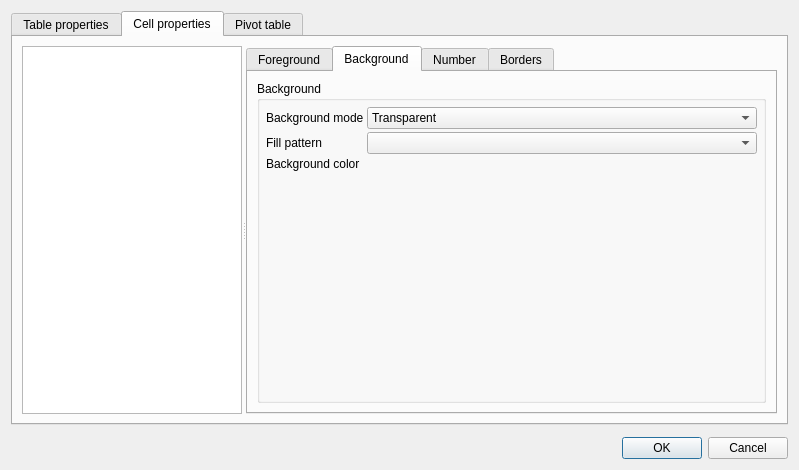
<?xml version="1.0" encoding="UTF-8"?>
<ui version="4.0">
 <class>NCRDCrossTabDialog</class>
 <widget class="QDialog" name="NCRDCrossTabDialog">
  <property name="geometry">
   <rect>
    <x>0</x>
    <y>0</y>
    <width>799</width>
    <height>470</height>
   </rect>
  </property>
  <property name="windowTitle">
   <string>Cross tab settings</string>
  </property>
  <layout class="QVBoxLayout" name="verticalLayout">
   <item>
    <widget class="QTabWidget" name="tabWidget">
     <property name="currentIndex">
      <number>1</number>
     </property>
     <widget class="QWidget" name="tabTable">
      <attribute name="title">
       <string>Table properties</string>
      </attribute>
      <layout class="QVBoxLayout" name="verticalLayout_2">
       <item>
        <widget class="QGroupBox" name="gbSource">
         <property name="title">
          <string>Table data source</string>
         </property>
         <layout class="QFormLayout" name="formLayout_3">
          <property name="horizontalSpacing">
           <number>3</number>
          </property>
          <property name="verticalSpacing">
           <number>3</number>
          </property>
          <property name="leftMargin">
           <number>6</number>
          </property>
          <property name="topMargin">
           <number>6</number>
          </property>
          <property name="rightMargin">
           <number>6</number>
          </property>
          <property name="bottomMargin">
           <number>6</number>
          </property>
          <item row="0" column="0">
           <widget class="QLabel" name="label">
            <property name="text">
             <string>Data source ID</string>
            </property>
           </widget>
          </item>
          <item row="0" column="1">
           <widget class="QComboBox" name="comboDS">
            <property name="maximumSize">
             <size>
              <width>300</width>
              <height>16777215</height>
             </size>
            </property>
           </widget>
          </item>
          <item row="1" column="0">
           <widget class="QLabel" name="label_11">
            <property name="toolTip">
             <string>Comma separated list of hidden data columns</string>
            </property>
            <property name="text">
             <string>Hidden columns</string>
            </property>
           </widget>
          </item>
          <item row="1" column="1">
           <widget class="QLineEdit" name="lineEditHiddenCols"/>
          </item>
          <item row="2" column="0">
           <widget class="QLabel" name="label_12">
            <property name="text">
             <string>Column title source</string>
            </property>
           </widget>
          </item>
          <item row="2" column="1">
           <widget class="QLineEdit" name="lineEditColTitleSource"/>
          </item>
         </layout>
        </widget>
       </item>
       <item>
        <layout class="QHBoxLayout" name="horizontalLayout">
         <item>
          <widget class="QGroupBox" name="gbSize">
           <property name="title">
            <string>Sizes and spaces</string>
           </property>
           <layout class="QFormLayout" name="formLayout">
            <property name="horizontalSpacing">
             <number>3</number>
            </property>
            <property name="verticalSpacing">
             <number>3</number>
            </property>
            <property name="leftMargin">
             <number>6</number>
            </property>
            <property name="topMargin">
             <number>6</number>
            </property>
            <property name="rightMargin">
             <number>6</number>
            </property>
            <property name="bottomMargin">
             <number>6</number>
            </property>
            <item row="0" column="0">
             <widget class="QLabel" name="label_2">
              <property name="text">
               <string>Column widths</string>
              </property>
             </widget>
            </item>
            <item row="0" column="1">
             <widget class="QDoubleSpinBox" name="spColWidths">
              <property name="specialValueText">
               <string>Auto</string>
              </property>
              <property name="suffix">
               <string> mm</string>
              </property>
             </widget>
            </item>
            <item row="1" column="0">
             <widget class="QLabel" name="label_3">
              <property name="text">
               <string>Row heights</string>
              </property>
             </widget>
            </item>
            <item row="1" column="1">
             <widget class="QDoubleSpinBox" name="spRowHeights">
              <property name="specialValueText">
               <string>Auto</string>
              </property>
              <property name="suffix">
               <string> mm</string>
              </property>
             </widget>
            </item>
            <item row="2" column="0">
             <widget class="QLabel" name="label_8">
              <property name="text">
               <string>Cell padding</string>
              </property>
             </widget>
            </item>
            <item row="2" column="1">
             <widget class="QDoubleSpinBox" name="spCellPadding">
              <property name="suffix">
               <string> mm</string>
              </property>
              <property name="singleStep">
               <double>0.250000000000000</double>
              </property>
             </widget>
            </item>
            <item row="3" column="0">
             <widget class="QLabel" name="label_9">
              <property name="text">
               <string>Cell spacing</string>
              </property>
             </widget>
            </item>
            <item row="3" column="1">
             <widget class="QDoubleSpinBox" name="spCellSpacing">
              <property name="suffix">
               <string> mm</string>
              </property>
              <property name="singleStep">
               <double>0.250000000000000</double>
              </property>
             </widget>
            </item>
            <item row="4" column="0">
             <widget class="QLabel" name="label_10">
              <property name="toolTip">
               <string>Space between tables when table breaks to new line</string>
              </property>
              <property name="text">
               <string>Table spacing</string>
              </property>
             </widget>
            </item>
            <item row="4" column="1">
             <widget class="QDoubleSpinBox" name="spTableSpacing">
              <property name="suffix">
               <string> mm</string>
              </property>
             </widget>
            </item>
           </layout>
          </widget>
         </item>
         <item>
          <widget class="QGroupBox" name="groupBox_2">
           <property name="title">
            <string>Section sizes</string>
           </property>
           <layout class="QFormLayout" name="formLayout_4">
            <item row="0" column="0">
             <widget class="QLabel" name="label_4">
              <property name="text">
               <string>Header column width</string>
              </property>
             </widget>
            </item>
            <item row="0" column="1">
             <widget class="QDoubleSpinBox" name="spHeadColWidth">
              <property name="specialValueText">
               <string>Auto</string>
              </property>
              <property name="suffix">
               <string> mm</string>
              </property>
             </widget>
            </item>
            <item row="1" column="0">
             <widget class="QLabel" name="label_5">
              <property name="text">
               <string>Data column width</string>
              </property>
             </widget>
            </item>
            <item row="2" column="0">
             <widget class="QLabel" name="label_6">
              <property name="text">
               <string>Total column width</string>
              </property>
             </widget>
            </item>
            <item row="3" column="0">
             <widget class="QLabel" name="label_7">
              <property name="text">
               <string>Header row height</string>
              </property>
             </widget>
            </item>
            <item row="4" column="0">
             <widget class="QLabel" name="label_13">
              <property name="text">
               <string>Data row height</string>
              </property>
             </widget>
            </item>
            <item row="5" column="0">
             <widget class="QLabel" name="label_14">
              <property name="text">
               <string>Total row height</string>
              </property>
             </widget>
            </item>
            <item row="1" column="1">
             <widget class="QDoubleSpinBox" name="spDataColWidth">
              <property name="specialValueText">
               <string>Auto</string>
              </property>
              <property name="suffix">
               <string> mm</string>
              </property>
             </widget>
            </item>
            <item row="2" column="1">
             <widget class="QDoubleSpinBox" name="spTotalColWidth">
              <property name="specialValueText">
               <string>Auto</string>
              </property>
              <property name="suffix">
               <string> mm</string>
              </property>
             </widget>
            </item>
            <item row="3" column="1">
             <widget class="QDoubleSpinBox" name="spHeadRowHeight">
              <property name="specialValueText">
               <string>Auto</string>
              </property>
              <property name="suffix">
               <string> mm</string>
              </property>
             </widget>
            </item>
            <item row="4" column="1">
             <widget class="QDoubleSpinBox" name="spDataRowHeight">
              <property name="specialValueText">
               <string>Auto</string>
              </property>
              <property name="suffix">
               <string> mm</string>
              </property>
             </widget>
            </item>
            <item row="5" column="1">
             <widget class="QDoubleSpinBox" name="spTotalRowHeight">
              <property name="specialValueText">
               <string>Auto</string>
              </property>
              <property name="suffix">
               <string> mm</string>
              </property>
             </widget>
            </item>
           </layout>
          </widget>
         </item>
         <item>
          <widget class="QGroupBox" name="gbParts">
           <property name="title">
            <string>Show table parts</string>
           </property>
           <layout class="QFormLayout" name="formLayout_2">
            <property name="horizontalSpacing">
             <number>3</number>
            </property>
            <property name="verticalSpacing">
             <number>3</number>
            </property>
            <property name="leftMargin">
             <number>6</number>
            </property>
            <property name="topMargin">
             <number>6</number>
            </property>
            <property name="rightMargin">
             <number>6</number>
            </property>
            <property name="bottomMargin">
             <number>6</number>
            </property>
            <item row="0" column="0">
             <widget class="QCheckBox" name="cbShowColHeader">
              <property name="text">
               <string>Column header</string>
              </property>
             </widget>
            </item>
            <item row="1" column="0">
             <widget class="QCheckBox" name="cbShowRowHeader">
              <property name="text">
               <string>Row header</string>
              </property>
             </widget>
            </item>
            <item row="2" column="0">
             <widget class="QCheckBox" name="cbShowBottomSummary">
              <property name="text">
               <string>Bottom summary</string>
              </property>
             </widget>
            </item>
            <item row="3" column="0">
             <widget class="QCheckBox" name="cbShowSideSummary">
              <property name="text">
               <string>Side summary</string>
              </property>
             </widget>
            </item>
            <item row="4" column="0">
             <widget class="QCheckBox" name="cbBreakTable">
              <property name="text">
               <string>Break table when page breaks</string>
              </property>
             </widget>
            </item>
           </layout>
          </widget>
         </item>
        </layout>
       </item>
      </layout>
     </widget>
     <widget class="QWidget" name="tabCells">
      <attribute name="title">
       <string>Cell properties</string>
      </attribute>
      <layout class="QVBoxLayout" name="verticalLayout_3">
       <item>
        <widget class="QSplitter" name="splitter">
         <property name="orientation">
          <enum>Qt::Horizontal</enum>
         </property>
         <widget class="QListView" name="listViewCells">
          <property name="maximumSize">
           <size>
            <width>220</width>
            <height>16777215</height>
           </size>
          </property>
         </widget>
         <widget class="QTabWidget" name="tabWidget_2">
          <property name="currentIndex">
           <number>1</number>
          </property>
          <widget class="QWidget" name="tabForeground">
           <attribute name="title">
            <string>Foreground</string>
           </attribute>
           <layout class="QGridLayout" name="gridLayout">
            <item row="0" column="0" colspan="2">
             <widget class="QGroupBox" name="groupBox_5">
              <property name="title">
               <string>Data</string>
              </property>
              <layout class="QFormLayout" name="formLayout_6">
               <property name="fieldGrowthPolicy">
                <enum>QFormLayout::AllNonFixedFieldsGrow</enum>
               </property>
               <property name="horizontalSpacing">
                <number>3</number>
               </property>
               <property name="verticalSpacing">
                <number>3</number>
               </property>
               <property name="leftMargin">
                <number>6</number>
               </property>
               <property name="topMargin">
                <number>6</number>
               </property>
               <property name="rightMargin">
                <number>6</number>
               </property>
               <property name="bottomMargin">
                <number>6</number>
               </property>
               <item row="0" column="0">
                <widget class="QLabel" name="label_28">
                 <property name="text">
                  <string>Data type</string>
                 </property>
                </widget>
               </item>
               <item row="0" column="1">
                <widget class="QComboBox" name="comboDT">
                 <item>
                  <property name="text">
                   <string>Text</string>
                  </property>
                 </item>
                 <item>
                  <property name="text">
                   <string>Numeric</string>
                  </property>
                 </item>
                 <item>
                  <property name="text">
                   <string>Date</string>
                  </property>
                 </item>
                 <item>
                  <property name="text">
                   <string>DateTime</string>
                  </property>
                 </item>
                 <item>
                  <property name="text">
                   <string>Boolean</string>
                  </property>
                 </item>
                </widget>
               </item>
               <item row="1" column="0">
                <widget class="QLabel" name="label_29">
                 <property name="text">
                  <string>Static cell text</string>
                 </property>
                </widget>
               </item>
               <item row="1" column="1">
                <widget class="QLineEdit" name="lineEditCellText"/>
               </item>
               <item row="2" column="0">
                <widget class="QLabel" name="label_27">
                 <property name="text">
                  <string>Format arg string</string>
                 </property>
                </widget>
               </item>
               <item row="2" column="1">
                <widget class="QLineEdit" name="lineEditArgString"/>
               </item>
              </layout>
             </widget>
            </item>
            <item row="1" column="0">
             <widget class="QGroupBox" name="groupBox">
              <property name="title">
               <string>Style</string>
              </property>
              <layout class="QFormLayout" name="formLayout_9">
               <property name="fieldGrowthPolicy">
                <enum>QFormLayout::AllNonFixedFieldsGrow</enum>
               </property>
               <item row="0" column="0">
                <widget class="QLabel" name="label_17">
                 <property name="text">
                  <string>Font</string>
                 </property>
                </widget>
               </item>
               <item row="0" column="1">
                <widget class="QLineEdit" name="lineEditFont"/>
               </item>
               <item row="1" column="0">
                <widget class="QLabel" name="label_26">
                 <property name="text">
                  <string>Font size</string>
                 </property>
                </widget>
               </item>
               <item row="1" column="1">
                <widget class="QSpinBox" name="spFontSize">
                 <property name="maximumSize">
                  <size>
                   <width>100</width>
                   <height>16777215</height>
                  </size>
                 </property>
                 <property name="minimum">
                  <number>5</number>
                 </property>
                 <property name="maximum">
                  <number>72</number>
                 </property>
                </widget>
               </item>
               <item row="3" column="0">
                <widget class="QLabel" name="label_18">
                 <property name="text">
                  <string>Text color</string>
                 </property>
                </widget>
               </item>
               <item row="3" column="1">
                <widget class="NSColorPicker" name="textColor" native="true"/>
               </item>
               <item row="4" column="0">
                <widget class="QLabel" name="label_34">
                 <property name="text">
                  <string>Rotation</string>
                 </property>
                </widget>
               </item>
               <item row="4" column="1">
                <widget class="QDoubleSpinBox" name="spRotation">
                 <property name="maximumSize">
                  <size>
                   <width>100</width>
                   <height>16777215</height>
                  </size>
                 </property>
                 <property name="suffix">
                  <string>°</string>
                 </property>
                 <property name="minimum">
                  <double>-360.000000000000000</double>
                 </property>
                 <property name="maximum">
                  <double>360.000000000000000</double>
                 </property>
                </widget>
               </item>
               <item row="2" column="0" colspan="2">
                <layout class="QHBoxLayout" name="horizontalLayout_2">
                 <item>
                  <widget class="QCheckBox" name="cbBold">
                   <property name="text">
                    <string>Bold</string>
                   </property>
                  </widget>
                 </item>
                 <item>
                  <widget class="QCheckBox" name="cbItalic">
                   <property name="text">
                    <string>Italic</string>
                   </property>
                  </widget>
                 </item>
                 <item>
                  <widget class="QCheckBox" name="cbUnderline">
                   <property name="text">
                    <string>Underline</string>
                   </property>
                  </widget>
                 </item>
                </layout>
               </item>
              </layout>
             </widget>
            </item>
            <item row="1" column="1">
             <widget class="QGroupBox" name="groupBox_6">
              <property name="title">
               <string>Align</string>
              </property>
              <layout class="QFormLayout" name="formLayout_8">
               <item row="0" column="0">
                <widget class="QLabel" name="label_15">
                 <property name="text">
                  <string>Horizontally</string>
                 </property>
                </widget>
               </item>
               <item row="0" column="1">
                <widget class="QComboBox" name="comboAlignH">
                 <item>
                  <property name="text">
                   <string>Left</string>
                  </property>
                 </item>
                 <item>
                  <property name="text">
                   <string>Right</string>
                  </property>
                 </item>
                 <item>
                  <property name="text">
                   <string>Center</string>
                  </property>
                 </item>
                </widget>
               </item>
               <item row="1" column="0">
                <widget class="QLabel" name="label_16">
                 <property name="text">
                  <string>Vertically</string>
                 </property>
                </widget>
               </item>
               <item row="1" column="1">
                <widget class="QComboBox" name="comboAlignV">
                 <item>
                  <property name="text">
                   <string>Top</string>
                  </property>
                 </item>
                 <item>
                  <property name="text">
                   <string>Bottom</string>
                  </property>
                 </item>
                 <item>
                  <property name="text">
                   <string>Center</string>
                  </property>
                 </item>
                </widget>
               </item>
              </layout>
             </widget>
            </item>
           </layout>
          </widget>
          <widget class="QWidget" name="tabBackground">
           <attribute name="title">
            <string>Background</string>
           </attribute>
           <layout class="QGridLayout" name="gridLayout_2">
            <item row="0" column="0">
             <widget class="QGroupBox" name="groupBox_4">
              <property name="title">
               <string>Background</string>
              </property>
              <layout class="QFormLayout" name="formLayout_5">
               <property name="fieldGrowthPolicy">
                <enum>QFormLayout::AllNonFixedFieldsGrow</enum>
               </property>
               <property name="horizontalSpacing">
                <number>3</number>
               </property>
               <property name="verticalSpacing">
                <number>3</number>
               </property>
               <property name="leftMargin">
                <number>6</number>
               </property>
               <property name="topMargin">
                <number>6</number>
               </property>
               <property name="rightMargin">
                <number>6</number>
               </property>
               <property name="bottomMargin">
                <number>6</number>
               </property>
               <item row="0" column="0">
                <widget class="QLabel" name="label_24">
                 <property name="text">
                  <string>Background mode</string>
                 </property>
                </widget>
               </item>
               <item row="0" column="1">
                <widget class="QComboBox" name="comboBgMode">
                 <item>
                  <property name="text">
                   <string>Transparent</string>
                  </property>
                 </item>
                 <item>
                  <property name="text">
                   <string>Opaque</string>
                  </property>
                 </item>
                </widget>
               </item>
               <item row="1" column="0">
                <widget class="QLabel" name="label_19">
                 <property name="text">
                  <string>Fill pattern</string>
                 </property>
                </widget>
               </item>
               <item row="1" column="1">
                <widget class="NCRDFillPatternCombo" name="comboFillPattern"/>
               </item>
               <item row="2" column="0">
                <widget class="QLabel" name="label_25">
                 <property name="text">
                  <string>Background color</string>
                 </property>
                </widget>
               </item>
               <item row="2" column="1">
                <widget class="NSColorPicker" name="backColor" native="true"/>
               </item>
              </layout>
             </widget>
            </item>
           </layout>
          </widget>
          <widget class="QWidget" name="tabNumber">
           <attribute name="title">
            <string>Number</string>
           </attribute>
           <layout class="QGridLayout" name="gridLayout_3">
            <item row="0" column="0">
             <widget class="QGroupBox" name="groupBox_3">
              <property name="title">
               <string>Number format</string>
              </property>
              <layout class="QFormLayout" name="formLayout_7">
               <property name="horizontalSpacing">
                <number>3</number>
               </property>
               <property name="verticalSpacing">
                <number>3</number>
               </property>
               <property name="leftMargin">
                <number>6</number>
               </property>
               <property name="topMargin">
                <number>6</number>
               </property>
               <property name="rightMargin">
                <number>6</number>
               </property>
               <property name="bottomMargin">
                <number>6</number>
               </property>
               <item row="0" column="0" colspan="2">
                <widget class="QCheckBox" name="cbNumIsFormatted">
                 <property name="text">
                  <string>Formatted number</string>
                 </property>
                </widget>
               </item>
               <item row="1" column="0" colspan="2">
                <widget class="QCheckBox" name="cbLocalized">
                 <property name="text">
                  <string>Localized</string>
                 </property>
                </widget>
               </item>
               <item row="2" column="0" colspan="2">
                <widget class="QCheckBox" name="cbBlankIfZero">
                 <property name="text">
                  <string>Blank if zero</string>
                 </property>
                </widget>
               </item>
               <item row="4" column="0">
                <widget class="QLabel" name="label_21">
                 <property name="text">
                  <string>Format code</string>
                 </property>
                </widget>
               </item>
               <item row="6" column="0">
                <widget class="QLabel" name="label_20">
                 <property name="text">
                  <string>Field width</string>
                 </property>
                </widget>
               </item>
               <item row="6" column="1">
                <widget class="QSpinBox" name="spFieldWidth">
                 <property name="specialValueText">
                  <string>Auto</string>
                 </property>
                </widget>
               </item>
               <item row="8" column="0">
                <widget class="QLabel" name="label_23">
                 <property name="text">
                  <string>Fill character</string>
                 </property>
                </widget>
               </item>
               <item row="5" column="0">
                <widget class="QLabel" name="label_22">
                 <property name="text">
                  <string>Precision</string>
                 </property>
                </widget>
               </item>
               <item row="5" column="1">
                <widget class="QSpinBox" name="spPrec">
                 <property name="specialValueText">
                  <string>Auto</string>
                 </property>
                 <property name="minimum">
                  <number>-1</number>
                 </property>
                </widget>
               </item>
               <item row="4" column="1">
                <widget class="QLineEdit" name="lineEditFormatCode"/>
               </item>
               <item row="8" column="1">
                <widget class="QLineEdit" name="lineEditFillChar"/>
               </item>
               <item row="9" column="0">
                <spacer name="verticalSpacer">
                 <property name="orientation">
                  <enum>Qt::Vertical</enum>
                 </property>
                 <property name="sizeHint" stdset="0">
                  <size>
                   <width>20</width>
                   <height>40</height>
                  </size>
                 </property>
                </spacer>
               </item>
              </layout>
             </widget>
            </item>
            <item row="0" column="1">
             <spacer name="horizontalSpacer">
              <property name="orientation">
               <enum>Qt::Horizontal</enum>
              </property>
              <property name="sizeHint" stdset="0">
               <size>
                <width>40</width>
                <height>20</height>
               </size>
              </property>
             </spacer>
            </item>
           </layout>
          </widget>
          <widget class="QWidget" name="tabBorders">
           <attribute name="title">
            <string>Borders</string>
           </attribute>
           <layout class="QGridLayout" name="gridLayout_4">
            <item row="0" column="1">
             <widget class="NCRDLineStyleEditor" name="lseTop" native="true"/>
            </item>
            <item row="1" column="1">
             <widget class="NCRDLineStyleEditor" name="lseRight" native="true"/>
            </item>
            <item row="2" column="1">
             <widget class="NCRDLineStyleEditor" name="lseBottom" native="true"/>
            </item>
            <item row="3" column="1">
             <widget class="NCRDLineStyleEditor" name="lseLeft" native="true"/>
            </item>
            <item row="0" column="0">
             <widget class="QLabel" name="label_30">
              <property name="text">
               <string>Top</string>
              </property>
             </widget>
            </item>
            <item row="1" column="0">
             <widget class="QLabel" name="label_31">
              <property name="text">
               <string>Right</string>
              </property>
             </widget>
            </item>
            <item row="2" column="0">
             <widget class="QLabel" name="label_32">
              <property name="text">
               <string>Bottom</string>
              </property>
             </widget>
            </item>
            <item row="3" column="0">
             <widget class="QLabel" name="label_33">
              <property name="text">
               <string>Left</string>
              </property>
             </widget>
            </item>
            <item row="4" column="0">
             <spacer name="verticalSpacer_2">
              <property name="orientation">
               <enum>Qt::Vertical</enum>
              </property>
              <property name="sizeHint" stdset="0">
               <size>
                <width>20</width>
                <height>40</height>
               </size>
              </property>
             </spacer>
            </item>
           </layout>
          </widget>
         </widget>
        </widget>
       </item>
      </layout>
     </widget>
     <widget class="QWidget" name="tab">
      <attribute name="title">
       <string>Pivot table</string>
      </attribute>
      <layout class="QVBoxLayout" name="verticalLayout_4">
       <item>
        <widget class="QGroupBox" name="groupBox_7">
         <property name="title">
          <string>Pivot table settings</string>
         </property>
         <layout class="QGridLayout" name="gridLayout_5">
          <property name="leftMargin">
           <number>6</number>
          </property>
          <property name="topMargin">
           <number>6</number>
          </property>
          <property name="rightMargin">
           <number>6</number>
          </property>
          <property name="bottomMargin">
           <number>6</number>
          </property>
          <property name="spacing">
           <number>3</number>
          </property>
          <item row="0" column="0" colspan="3">
           <widget class="QCheckBox" name="cbPivotTable">
            <property name="text">
             <string>Create Pivot table</string>
            </property>
           </widget>
          </item>
          <item row="3" column="0">
           <widget class="QLabel" name="label_35">
            <property name="text">
             <string>Row source</string>
            </property>
           </widget>
          </item>
          <item row="3" column="2">
           <widget class="QLineEdit" name="lineEditPTRow"/>
          </item>
          <item row="4" column="0">
           <widget class="QLabel" name="label_36">
            <property name="text">
             <string>Column source</string>
            </property>
           </widget>
          </item>
          <item row="4" column="2">
           <widget class="QLineEdit" name="lineEditPTColumn"/>
          </item>
          <item row="5" column="2">
           <widget class="QLineEdit" name="lineEditPTValue"/>
          </item>
          <item row="5" column="0">
           <widget class="QLabel" name="label_37">
            <property name="text">
             <string>Value source</string>
            </property>
           </widget>
          </item>
          <item row="2" column="2">
           <widget class="QComboBox" name="comboAggregate">
            <item>
             <property name="text">
              <string>Count</string>
             </property>
            </item>
            <item>
             <property name="text">
              <string>Summary</string>
             </property>
            </item>
            <item>
             <property name="text">
              <string>Average</string>
             </property>
            </item>
            <item>
             <property name="text">
              <string>Standard deviation</string>
             </property>
            </item>
            <item>
             <property name="text">
              <string>Minimum</string>
             </property>
            </item>
            <item>
             <property name="text">
              <string>Maximum</string>
             </property>
            </item>
           </widget>
          </item>
          <item row="2" column="0">
           <widget class="QLabel" name="label_38">
            <property name="text">
             <string>Aggregate function</string>
            </property>
           </widget>
          </item>
          <item row="2" column="3">
           <spacer name="horizontalSpacer_2">
            <property name="orientation">
             <enum>Qt::Horizontal</enum>
            </property>
            <property name="sizeHint" stdset="0">
             <size>
              <width>40</width>
              <height>20</height>
             </size>
            </property>
           </spacer>
          </item>
          <item row="6" column="0" colspan="3">
           <widget class="QCheckBox" name="cbPivotSort">
            <property name="text">
             <string>Auto sort header data</string>
            </property>
           </widget>
          </item>
         </layout>
        </widget>
       </item>
       <item>
        <spacer name="verticalSpacer_3">
         <property name="orientation">
          <enum>Qt::Vertical</enum>
         </property>
         <property name="sizeHint" stdset="0">
          <size>
           <width>20</width>
           <height>169</height>
          </size>
         </property>
        </spacer>
       </item>
      </layout>
     </widget>
    </widget>
   </item>
   <item>
    <widget class="NCRDPrintWhenPanel" name="printWhenPanel" native="true"/>
   </item>
   <item>
    <widget class="QDialogButtonBox" name="buttonBox">
     <property name="orientation">
      <enum>Qt::Horizontal</enum>
     </property>
     <property name="standardButtons">
      <set>QDialogButtonBox::Cancel|QDialogButtonBox::Ok</set>
     </property>
    </widget>
   </item>
  </layout>
 </widget>
 <customwidgets>
  <customwidget>
   <class>NCRDPrintWhenPanel</class>
   <extends>QWidget</extends>
   <header>ncrdprintwhenpanel.h</header>
   <container>1</container>
  </customwidget>
  <customwidget>
   <class>NCRDFillPatternCombo</class>
   <extends>QComboBox</extends>
   <header>ncrdfillpatterncombo.h</header>
  </customwidget>
  <customwidget>
   <class>NSColorPicker</class>
   <extends>QWidget</extends>
   <header>mdcolorpicker.h</header>
   <container>1</container>
  </customwidget>
  <customwidget>
   <class>NCRDLineStyleEditor</class>
   <extends>QWidget</extends>
   <header>ncrdlinestyleeditor.h</header>
   <container>1</container>
  </customwidget>
 </customwidgets>
 <tabstops>
  <tabstop>comboDS</tabstop>
  <tabstop>lineEditHiddenCols</tabstop>
  <tabstop>lineEditColTitleSource</tabstop>
  <tabstop>spColWidths</tabstop>
  <tabstop>spRowHeights</tabstop>
  <tabstop>spCellPadding</tabstop>
  <tabstop>spCellSpacing</tabstop>
  <tabstop>spTableSpacing</tabstop>
  <tabstop>spHeadColWidth</tabstop>
  <tabstop>spDataColWidth</tabstop>
  <tabstop>spTotalColWidth</tabstop>
  <tabstop>spHeadRowHeight</tabstop>
  <tabstop>spDataRowHeight</tabstop>
  <tabstop>spTotalRowHeight</tabstop>
  <tabstop>cbShowColHeader</tabstop>
  <tabstop>cbShowRowHeader</tabstop>
  <tabstop>cbShowBottomSummary</tabstop>
  <tabstop>cbShowSideSummary</tabstop>
  <tabstop>cbBreakTable</tabstop>
  <tabstop>listViewCells</tabstop>
  <tabstop>tabWidget_2</tabstop>
  <tabstop>comboDT</tabstop>
  <tabstop>lineEditCellText</tabstop>
  <tabstop>lineEditArgString</tabstop>
  <tabstop>lineEditFont</tabstop>
  <tabstop>spFontSize</tabstop>
  <tabstop>cbBold</tabstop>
  <tabstop>cbItalic</tabstop>
  <tabstop>cbUnderline</tabstop>
  <tabstop>spRotation</tabstop>
  <tabstop>comboAlignH</tabstop>
  <tabstop>comboAlignV</tabstop>
  <tabstop>buttonBox</tabstop>
  <tabstop>cbNumIsFormatted</tabstop>
  <tabstop>cbLocalized</tabstop>
  <tabstop>cbBlankIfZero</tabstop>
  <tabstop>lineEditFormatCode</tabstop>
  <tabstop>spPrec</tabstop>
  <tabstop>spFieldWidth</tabstop>
  <tabstop>lineEditFillChar</tabstop>
  <tabstop>comboBgMode</tabstop>
  <tabstop>comboFillPattern</tabstop>
  <tabstop>tabWidget</tabstop>
  <tabstop>cbPivotTable</tabstop>
  <tabstop>comboAggregate</tabstop>
  <tabstop>lineEditPTRow</tabstop>
  <tabstop>lineEditPTColumn</tabstop>
  <tabstop>lineEditPTValue</tabstop>
 </tabstops>
 <resources/>
 <connections>
  <connection>
   <sender>buttonBox</sender>
   <signal>accepted()</signal>
   <receiver>NCRDCrossTabDialog</receiver>
   <slot>accept()</slot>
   <hints>
    <hint type="sourcelabel">
     <x>257</x>
     <y>468</y>
    </hint>
    <hint type="destinationlabel">
     <x>157</x>
     <y>274</y>
    </hint>
   </hints>
  </connection>
  <connection>
   <sender>buttonBox</sender>
   <signal>rejected()</signal>
   <receiver>NCRDCrossTabDialog</receiver>
   <slot>reject()</slot>
   <hints>
    <hint type="sourcelabel">
     <x>325</x>
     <y>468</y>
    </hint>
    <hint type="destinationlabel">
     <x>286</x>
     <y>274</y>
    </hint>
   </hints>
  </connection>
 </connections>
</ui>
